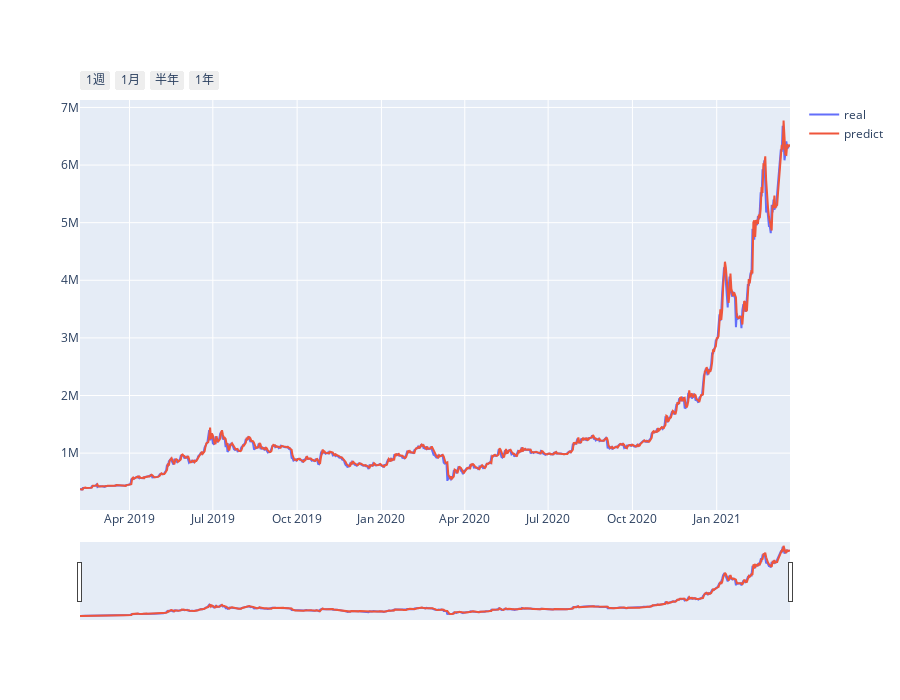

The cell this chart's notebook holds for it:
### Code cell
# 予測した相場のグラフを作成
pred_graph = go.Scatter(
    x=df['date'], 
    y=df['pred'],
    name='predict'
)

# 実際の相場のグラフを作成
real_graph = go.Scatter(
    x=df['date'], 
    y=df['real'],
    name='real'
)

# グラフを描画
go.Figure(
    data=[real_graph, pred_graph],
    layout=layout
).show()

### Figure 1 — Plotly figure (JSON) as saved in the notebook; plotly's stock layout.template omitted (floating-point values rounded to 4 significant figures; data arrays with more than 128 entries replaced by an {"elided": "..."} marker saying what was removed)
{"data": [{"name": "real", "type": "scatter", "x": {"elided": "776 str values"}, "y": {"elided": "776 int values"}}, {"name": "predict", "type": "scatter", "x": {"elided": "776 str values"}, "y": {"elided": "776 float values"}}], "layout": {"height": 700, "xaxis": {"rangeselector": {"buttons": [{"count": 7, "label": "1週", "step": "day"}, {"count": 1, "label": "1月", "step": "month"}, {"count": 6, "label": "半年", "step": "month"}, {"count": 1, "label": "1年", "step": "year"}]}, "rangeslider": {"visible": true}}}}
